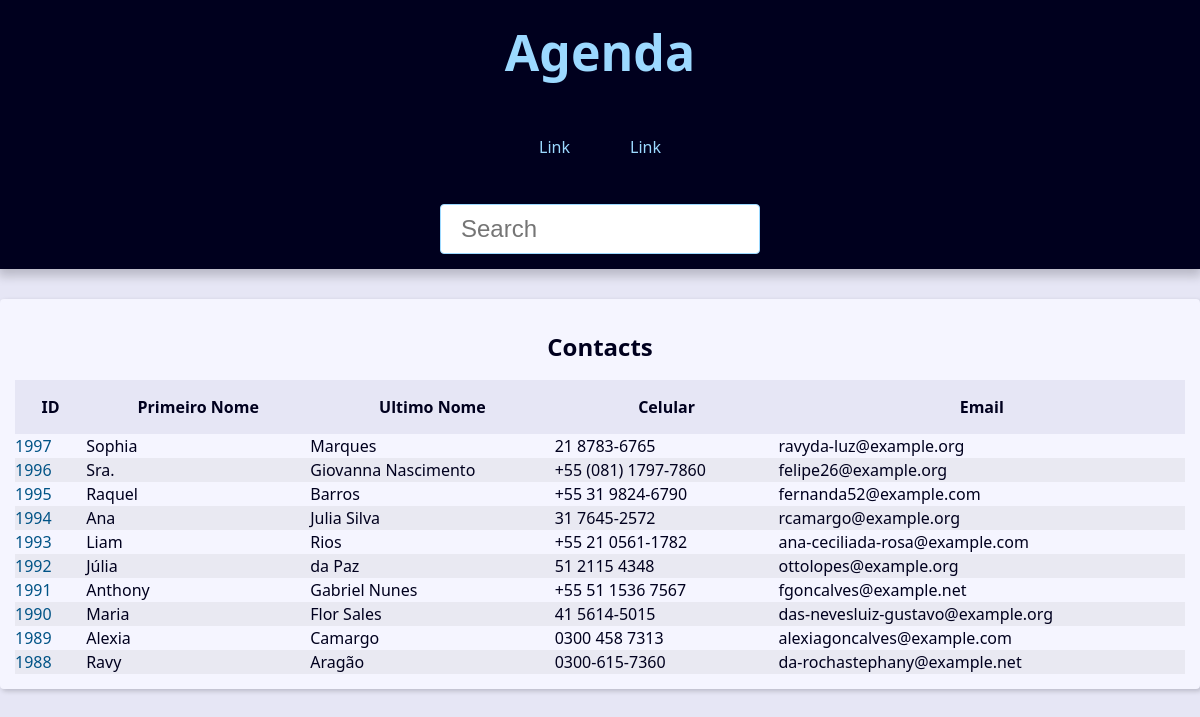
The page / on the database its author committed.
### contact/models.py (models this page shows, shortened)
class Contact(models.Model):
    primeiro_nome = models.CharField(max_length=20)
    ultimo_nome = models.CharField(max_length=20, blank=True)
    celular = models.CharField(max_length=20)
    email = models.EmailField(max_length=255)
    created_date = models.DateTimeField(default=timezone.now)
    description = models.TextField(blank=True)
    show = models.BooleanField(default=True)
    picture = models.ImageField(blank=True, upload_to='pictures/%Y/%m')
    category = models.ForeignKey(Category, on_delete=models.SET_NULL, blank=True, null=True)
    owner = models.ForeignKey(User, on_delete=models.SET_NULL, blank=True, null=True)

### contact/views/contact_views.py (the view)
# urls.py: path('', views.index, name='index'),
def index(request):
    contacts = Contact.objects.filter(show=True).order_by('-id')[:10]
    context ={
        'contacts': contacts,
        'site_title': 'Contatos -',
    }
    return render(
        request,
        'contact/index.html',
        context
    )

### contact/templates/contact/index.html
{% extends "global/base.html" %}
{% block content %}
    <div class="responsive-table">
        <table class="contacts-table">
        <caption class="table-caption">
            Contacts
        </caption>
        <thead>
            <tr class="tablerow table-row-header">
                <th class="table-header">ID</th>
                <th class="table-header">Primeiro Nome</th>
                <th class="table-header">Ultimo Nome</th>
                <th class="table-header">Celular</th>
                <th class="table-header">Email</th>
            </tr>
        </thead>
        <tbody>
            {% for contact in contacts %}
                <tr class="table-row">
                    <td class="tablecel">
                        <a
                            href="{% url "contact:contact" contact.id %}"
                            class="table-link">
                            {{contact.id}}
                        </a>
                    </td>
                    <td class="tablecel">
                        {{contact.primeiro_nome}}
                    </td>
                    <td class="tablecel">
                        {{contact.ultimo_nome}}
                    </td>
                    <td class="tablecel">
                        {{contact.celular}}
                    </td>
                    <td class="tablecel">
                        {{contact.email}}
                    </td>
                </tr>
            {% endfor %}
        </tbody>
        </table>
    </div>
{% endblock content %}

### base_static/global/css/style.css (style rules this page uses)
:root { --spacing: 1.5rem; --link-dark-color: rgb(0, 83, 134); --link-light-color: rgb(156, 217, 255); --clr-white: rgb(245, 245, 255); --clr-black: rgb(0, 0, 30); --clr-light-gray: rgb(230, 230, 245); --clr-dark-shadow-5: rgba(0, 0, 10, 5%); --clr-dark-shadow-10: rgba(0, 0, 10, 10%); --clr-dark-shadow-20: rgba(0, 0, 10, 20%); --clr-light-shadow-5: rgba(200, 200, 255, 5%); --clr-light-shadow-10: rgba(200, 200, 255, 10%); --clr-light-shadow-20: rgba(200, 200, 255, 20%); --main-page-width: 120rem; --table-min-width: 60rem; --biggest-font-size: 5rem; --bigger-font-size: 4rem; --big-font-size: 3.2rem; --medium-font-size: 2.4rem; --small-font-size: 1.6rem; --smaller-font-size: 1.4rem; --smallest-font-size: 1.2rem; --transition-fast: 300ms; --transition-medium: 600ms; --transition-slow: 1s; --default-border-radius: 4px; }
*, *::before, *::after { margin: 0; padding: 0; box-sizing: border-box; }
html { font-size: 62.5%; }
body { font-family: system-ui, -apple-system, BlinkMacSystemFont, 'Segoe UI', Roboto, Oxygen, Ubuntu, Cantarell, 'Open Sans', 'Helvetica Neue', sans-serif; line-height: 1.5; font-size: var(--small-font-size); color: var(--clr-black); -webkit-font-smoothing: antialiased; background: var(--clr-light-gray); }
.responsive-table { width: 100%; overflow-x: auto; }
.contacts-table { width: 100%; min-width: var(--table-min-width); border-collapse: collapse; }
.table-caption { font-size: var(--medium-font-size); font-weight: bold; padding: var(--spacing); }
.table-row { text-align: left; text-overflow: ellipsis; transition: background-color var(--transition-fast) ease-in-out; }
.table-row:nth-of-type(2n) { background: var(--clr-dark-shadow-5); }
.table-row-header { background: var(--clr-light-gray); color: var(--clr-black); }
.table-cel, .table-header { padding: var(--spacing); }
.table-link { color: var(--link-dark-color); transition: color var(--transition-fast) ease-in-out; text-decoration: none; }

### rows shown on the page
Contact: id "1997", primeiro_nome "Sophia", ultimo_nome "Marques", celular "21 8783-6765", email "ravyda-luz@example.org"
Contact: id "1996", primeiro_nome "Sra.", ultimo_nome "Giovanna Nascimento", celular "+55 (081) 1797-7860", email "felipe26@example.org"
Contact: id "1995", primeiro_nome "Raquel", ultimo_nome "Barros", celular "+55 31 9824-6790", email "fernanda52@example.com"
Contact: id "1994", primeiro_nome "Ana", ultimo_nome "Julia Silva", celular "31 7645-2572", email "rcamargo@example.org"
Contact: id "1993", primeiro_nome "Liam", ultimo_nome "Rios", celular "+55 21 0561-1782", email "ana-ceciliada-rosa@example.com"
Contact: id "1992", primeiro_nome "Júlia", ultimo_nome "da Paz", celular "51 2115 4348", email "ottolopes@example.org"
Contact: id "1991", primeiro_nome "Anthony", ultimo_nome "Gabriel Nunes", celular "+55 51 1536 7567", email "fgoncalves@example.net"
Contact: id "1990", primeiro_nome "Maria", ultimo_nome "Flor Sales", celular "41 5614-5015", email "das-nevesluiz-gustavo@example.org"
Contact: id "1989", primeiro_nome "Alexia", ultimo_nome "Camargo", celular "0300 458 7313", email "alexiagoncalves@example.com"
Contact: id "1988", primeiro_nome "Ravy", ultimo_nome "Aragão", celular "0300-615-7360", email "da-rochastephany@example.net"
